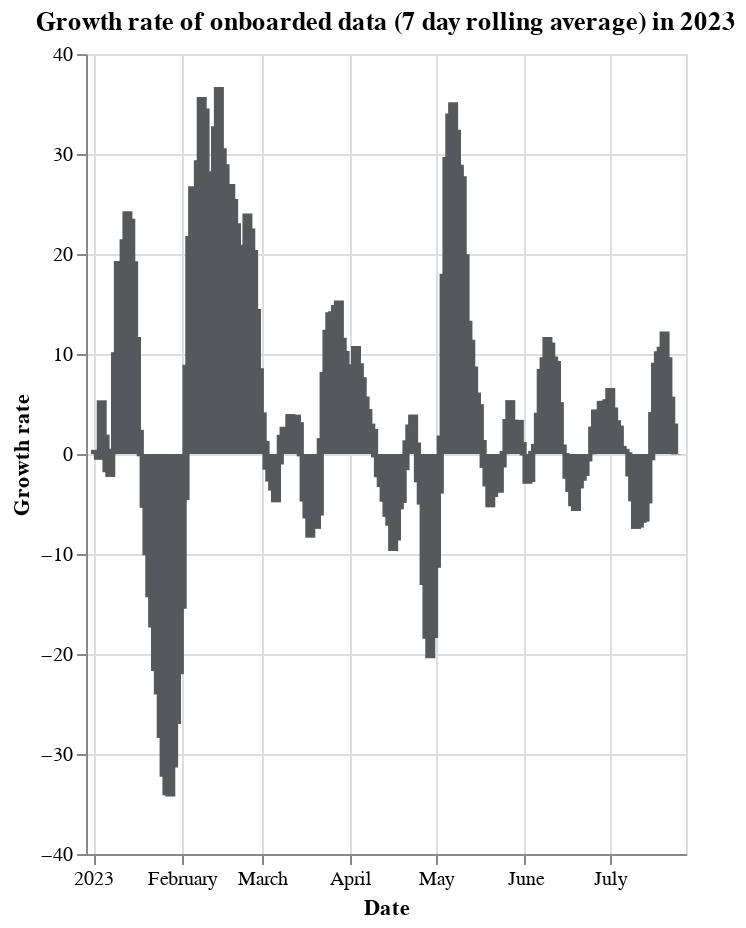

Notebook code cell kept with this figure:
### Code cell
# Gwoth rate of onboarded_tibs (7 day rolling average)

df["growth_rate"] = df["onboarded_tibs"].pct_change(periods=7).rolling(7).mean() * 100
recent_df = df[df["date"] > "2023-01-01"]

alt.Chart(recent_df).mark_bar().encode(
    x=alt.X("date:T", title="Date"),
    y=alt.Y("growth_rate:Q", title="Growth rate"),
    color=alt.value("#55595c"),
    tooltip=["date:T", "growth_rate:Q"],
).properties(
    width="container",
    height=400,
    title="Growth rate of onboarded data (7 day rolling average) in 2023",
)

### Figure 1 — Vega-Lite specification as saved in the notebook (floating-point values rounded to 4 significant figures; data arrays with more than 128 entries replaced by an {"elided": "..."} marker saying what was removed)
{"config": {"view": {"continuousWidth": 300, "continuousHeight": 300}}, "data": {"name": "data-ea14da003b68b1117e9c2319ab7145c0"}, "mark": {"type": "bar"}, "encoding": {"color": {"value": "#55595c"}, "tooltip": [{"field": "date", "type": "temporal"}, {"field": "growth_rate", "type": "quantitative"}], "x": {"field": "date", "title": "Date", "type": "temporal"}, "y": {"field": "growth_rate", "title": "Growth rate", "type": "quantitative"}}, "height": 400, "title": "Growth rate of onboarded data (7 day rolling average) in 2023", "width": "container", "$schema": "https://vega.github.io/schema/vega-lite/v5.8.0.json", "datasets": {"data-ea14da003b68b1117e9c2319ab7145c0": {"elided": "204 records"}}}
